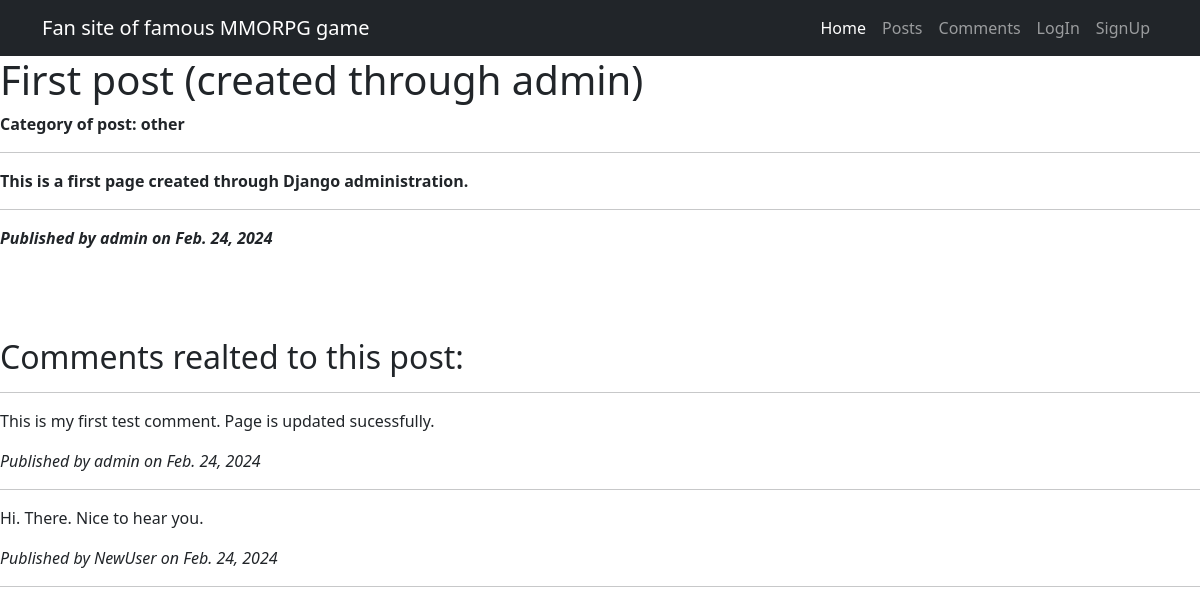
Screenshot of /noticeboard/1 with the database file from the repository.
### noticeboard_app/models.py (models this page shows, shortened)
class Post(models.Model):
    name = models.CharField(max_length = 255)
    category = models.CharField(max_length = 20, choices = POSTCATEGORY, default = 'other')
    text = models.TextField()
    author = models.ForeignKey(User, on_delete = models.CASCADE)
    date = models.DateField(auto_now_add = True)

class Comment(models.Model):
    text = models.TextField(max_length = 1024)
    author = models.ForeignKey(User, on_delete = models.CASCADE)
    post = models.ForeignKey(Post, on_delete = models.CASCADE)
    date = models.DateField(auto_now_add = True)
    approved = models.BooleanField(default = False)

### noticeboard_app/views.py (the view)
# urls.py: path('<int:pk>', PostDetail.as_view(), name="postdetail"),
class PostDetail(DetailView):
    model = Post
    template_name = 'post_detail.html'
    context_object_name = 'postdetail'

### templates/post_detail.html (shortened to what this page needs)
{% extends "base.html" %}
{% block content %}
<h1>{{ object.name }}</h1>
<p><b>Category of post: {{ object.category }}</b></p>
<hr>
<p><b>{{ object.text }}</b></p>
<hr>
<p><b><i>Published by {{ object.author }} on {{ object.date }}</i></b></p>
<br>
<br>
<br>
<h2>Comments realted to this post:</h2>
{%if object.comment_set.all%}
    <hr>
    {% for comment in object.comment_set.all %}
        {% if comment.approved %}
            <p>{{ comment.text }}</p>
            <p><i>Published by {{ comment.author }} on {{comment.date}}</i></p>
            <hr>
        {% endif %}
    {% endfor %}
{% endif %}
{% endblock content %}

### rows the page displays
Post: name "First post (created through admin)", category "other", text "This is a first page created through Django administration.", author "admin", date "Feb. 24, 2024"
Comment: text "This is my first test comment. Page is updated sucessfully.", author "admin", date "Feb. 24, 2024"
Comment: text "Hi. There. Nice to hear you.", author "NewUser", date "Feb. 24, 2024"
